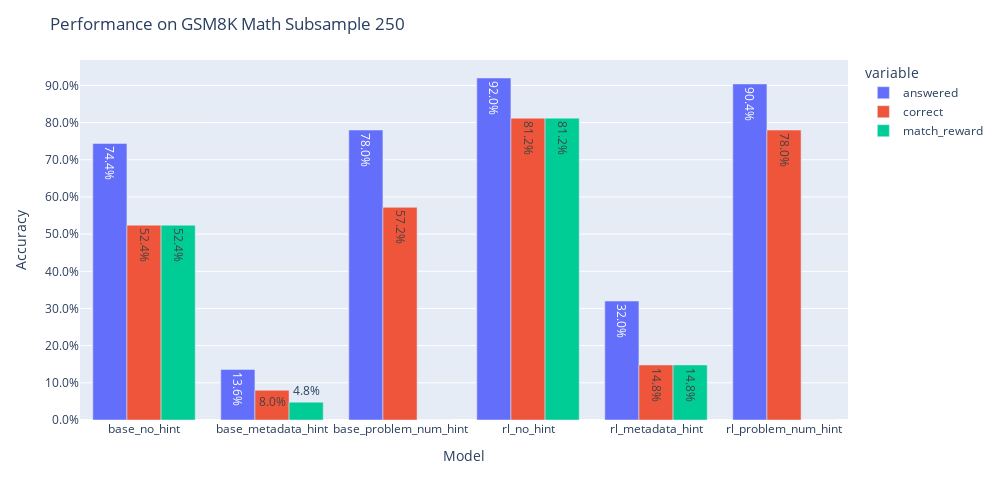

Source (notebook cell):
### Code cell
import plotly.express as px
import pandas as pd


fig = px.bar(eval_summary.T, y=['answered', 'correct', 'match_reward'], barmode='group', text_auto=True)
fig.update_layout({
    'title': 'Performance on GSM8K Math Subsample 250',
    'width': 1000,
    'height': 500,
    'xaxis_title': 'Model',
    'yaxis_title': 'Accuracy',
    'yaxis_tickformat': '.1%'
})
fig.show()

### Figure 1 — Plotly figure (JSON) as saved in the notebook; plotly's stock layout.template omitted (floating-point values rounded to 4 significant figures)
{"data": [{"alignmentgroup": "True", "hovertemplate": "variable=answered<br>index=%{x}<br>value=%{y}<extra></extra>", "legendgroup": "answered", "marker": {"color": "#636efa", "pattern": {"shape": ""}}, "name": "answered", "offsetgroup": "answered", "orientation": "v", "showlegend": true, "textposition": "auto", "texttemplate": "%{y}", "type": "bar", "x": ["base_no_hint", "base_metadata_hint", "base_problem_num_hint", "rl_no_hint", "rl_metadata_hint", "rl_problem_num_hint"], "xaxis": "x", "y": [0.744, 0.136, 0.78, 0.92, 0.32, 0.904], "yaxis": "y"}, {"alignmentgroup": "True", "hovertemplate": "variable=correct<br>index=%{x}<br>value=%{y}<extra></extra>", "legendgroup": "correct", "marker": {"color": "#EF553B", "pattern": {"shape": ""}}, "name": "correct", "offsetgroup": "correct", "orientation": "v", "showlegend": true, "textposition": "auto", "texttemplate": "%{y}", "type": "bar", "x": ["base_no_hint", "base_metadata_hint", "base_problem_num_hint", "rl_no_hint", "rl_metadata_hint", "rl_problem_num_hint"], "xaxis": "x", "y": [0.524, 0.08, 0.572, 0.812, 0.148, 0.78], "yaxis": "y"}, {"alignmentgroup": "True", "hovertemplate": "variable=match_reward<br>index=%{x}<br>value=%{y}<extra></extra>", "legendgroup": "match_reward", "marker": {"color": "#00cc96", "pattern": {"shape": ""}}, "name": "match_reward", "offsetgroup": "match_reward", "orientation": "v", "showlegend": true, "textposition": "auto", "texttemplate": "%{y}", "type": "bar", "x": ["base_no_hint", "base_metadata_hint", "base_problem_num_hint", "rl_no_hint", "rl_metadata_hint", "rl_problem_num_hint"], "xaxis": "x", "y": [0.524, 0.048, 0.0, 0.812, 0.148, 0.0], "yaxis": "y"}], "layout": {"barmode": "group", "height": 500, "legend": {"title": {"text": "variable"}, "tracegroupgap": 0}, "margin": {"t": 60}, "title": {"text": "Performance on GSM8K Math Subsample 250"}, "width": 1000, "xaxis": {"anchor": "y", "domain": [0, 1], "title": {"text": "Model"}}, "yaxis": {"anchor": "x", "domain": [0, 1], "tickformat": ".1%", "title": {"text": "Accuracy"}}}}
